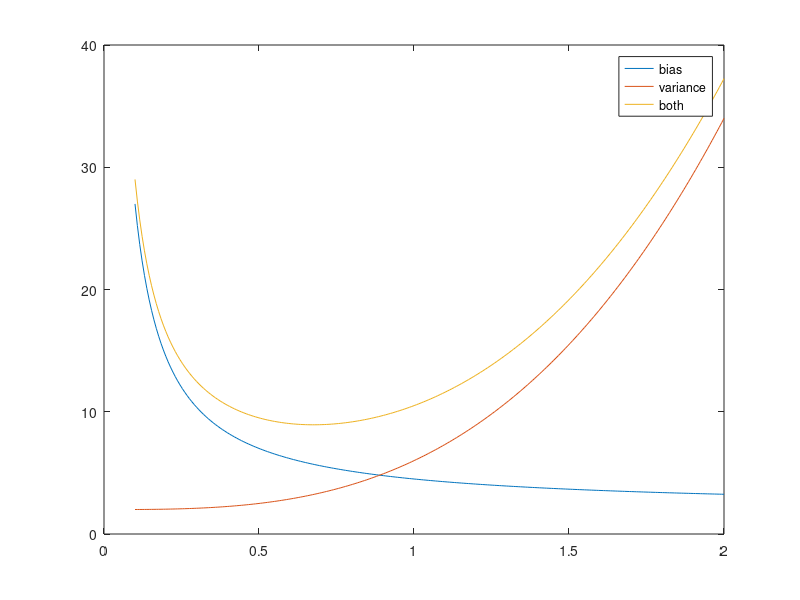

This figure's MATLAB source: (Note: this script raises an error after producing the figure.)
%%%%%%%%%%%%%%%%%%%%%%%%%%%%%%%%%%%%%%%%%%%%%%%%%%%%%%%%%%%%%%%%%%%%%%%%%%%
%%%%%%%%%%%%%%%%%%%%%%%%%%%%%%%%%%%%%%%%%%%%%%%%%%%%%%%%%%%%%%%%%%%%%%%%%%%
%% Generate data for the Bias-Variance Plot
x = linspace(0.1,2,250)';
y_bias = 5 ./ (2*x) + 2;
y_var = 4*x.^3 + 2;
y_both = y_bias + y_var;
[optim, o_idx] = min(y_both);
%%
%T = table(x, y_bias, y_var, y_bias+y_var, ones(size(x))*x(o_idx), 'VariableNames', {'x', 'bias', 'variance', 'both', 'optimum'});
%writetable(T, "bias-variance-decomposition.txt", 'Delimiter', ' ');
plot(x, y_bias); hold on;
plot(x, y_var);
plot(x, y_bias + y_var)
legend('bias', 'variance', 'both');
xline(x(o_idx));
%%%%%%%%%%%%%%%%%%%%%%%%%%%%%%%%%%%%%%%%%%%%%%%%%%%%%%%%%%%%%%%%%%%%%%%%%%%
%%%%%%%%%%%%%%%%%%%%%%%%%%%%%%%%%%%%%%%%%%%%%%%%%%%%%%%%%%%%%%%%%%%%%%%%%%%
%% Generate data for the spline-types plot
x = linspace(0,1,1000)';

knots_e = 0:0.1:1;
knots_q = [0, 0.1, 0.2, 0.38, 0.46, 0.52, 0.56, 0.83, 0.88, 0.9, 1];
knots = knots_e';
kidx = 1;
B0 = Bspline.basisfunction(x, knots, kidx, 0);
B1 = Bspline.basisfunction(x, knots, kidx+1, 1);
B2 = Bspline.basisfunction(x, knots, kidx+2, 2);
B3 = Bspline.basisfunction(x, knots, kidx+3, 3);

%%
%k_save = [knots; zeros(numel(B0)-length(knots), 1)];
%T = table(x, B0, B1, B2, B3, k_save, 'VariableNames', {'x', 'B0', 'B1', 'B2', 'B3', 'knots'});
%writetable(T, "spline-types-quantile.txt", 'Delimiter', ' ');
%%
figure();
plot(x, B0); hold on;
plot(x, B1); 
plot(x, B2);
plot(x, B3);
legend('B0', 'B1', 'B2', 'B3');
scatter(knots, zeros(size(knots)));
for k=1:numel(knots)
    xline(knots(k));
end
%%%%%%%%%%%%%%%%%%%%%%%%%%%%%%%%%%%%%%%%%%%%%%%%%%%%%%%%%%%%%%%%%%%%%%%%%%%
%%%%%%%%%%%%%%%%%%%%%%%%%%%%%%%%%%%%%%%%%%%%%%%%%%%%%%%%%%%%%%%%%%%%%%%%%%%
%% Generate data for B-spline basis plots
ndata = 1000;
xe = linspace(0., 1, ndata)';
xq = exp(3*xe);
xq = sort((xq - min(xq)) / (max(xq) - min(xq)));

[Be, ke] = Bspline.basismatrix(xe, 8, 3, "e");
[Bq, kq] = Bspline.basismatrix(xq, 8, 3, "q");
%%
k_save_e = [ke'; zeros(ndata-length(ke), 1)];
k_save_q = [kq'; zeros(ndata-length(kq), 1)];

%dlmwrite("b-spline-basis-equidistant.txt", full([x, Be, k_save_e]), 'delimiter', ' ');
%dlmwrite("b-spline-basis-quantile.txt", full([x, Bq, k_save_q]), 'delimiter', ' ');

%%
figure();
plot(xe, Be); hold on;
scatter(kq, zeros(size(kq)), 'o');

%%%%%%%%%%%%%%%%%%%%%%%%%%%%%%%%%%%%%%%%%%%%%%%%%%%%%%%%%%%%%%%%%%%%%%%%%%%
%%%%%%%%%%%%%%%%%%%%%%%%%%%%%%%%%%%%%%%%%%%%%%%%%%%%%%%%%%%%%%%%%%%%%%%%%%%
%% Univariate test function
rng(3);
%x = linspace(0,1,200)';
x = rand(200,1);
f =@(x) sin(2.8*pi*x) + 6*x + 3;
ytrue = f(x);
y = ytrue + randn(size(x))*0.1;

[xtrain, ytrain, xtest, ytest] = Utils.train_test_split(x, y, 0.25);

[c,B] = Bspline.fit(xtrain,ytrain,15,3,"e");

figure();
scatter(xtrain,ytrain); hold on;
scatter(xtest, ytest);
scatter(x, ytrue);
legend('Train Data', 'Test Data', 'True Data','Bspline');
%%
dlmwrite("f1_train_set.txt", full([xtrain, ytrain]), 'delimiter', ' ');
dlmwrite("f1_test_set.txt", full([xtest, ytest]), 'delimiter', ' ');
dlmwrite("f1_true.txt", full([x, ytrue]), 'delimiter', ' ');



%%%%%%%%%%%%%%%%%%%%%%%%%%%%%%%%%%%%%%%%%%%%%%%%%%%%%%%%%%%%%%%%%%%%%%%%%%%
%%%%%%%%%%%%%%%%%%%%%%%%%%%%%%%%%%%%%%%%%%%%%%%%%%%%%%%%%%%%%%%%%%%%%%%%%%%
%% test the derivatives
x = [linspace(0,3,20), linspace(3.001, 6, 80)];
x = linspace(0,6,1000);
x = x';
y = sin(x.^2) + randn(size(x))*0.01;
yt = sin(x.^2);
sorder = 5;
[B, k] = bspline_basis(x, 35, sorder, "q");
b = B \ yt;

dB = bspline_1st_derivative(x, k, b, sorder);
[dB2eilers, dXeilers] = bspline_2nd_derivative_eilers(x, k, b, sorder);
[dB2fahrm, dXfahrm] = bspline_2nd_derivative_fahrmeir(x, k, b, sorder);
dy = 2.*cos(x.^2).*x;
dy2 = -4.*sin(x.^2).*x.^2 + 2*cos(x.^2);

figure();
scatter(x, y); hold on;
plot(x, B * b, 'LineWidth', 2);
title("Data and Fit");
legend("Data", "B-spline");

figure(); 
plot(x, dB); hold on;
plot(x, dy);
title("First derivative");
legend("spline", "analyitic")

figure(); 
plot(x, dB2eilers, 'LineWidth', 2); hold on;
plot(x, dy2, 'LineWidth', 2);
plot(x, dB2fahrm, 'LineWidth', 2);
title("Second derivative");
legend("Eilers", "analytic","Fahrmeir");

%%
P = dXfahrm' * dXfahrm;
image(P, 'CDataMapping', 'scaled');

%% Test the TPS P-spline formulation in Fahrmeir, p.508
d1 = 5; d2 = 5;
I1 = eye(d1); I2 = eye(d2);
D1 = full(smoothness_matrix(d1, 2, 0));
D2 = full(smoothness_matrix(d2, 2, 0));

K1 = kron(I2, D1)' * kron(I2, D1);
K2 = kron(D2, I1)' * kron(D2, I1);

b = [1:1:25]';
b = b.^2;
br = reshape(b, 5,5);
% calculate penalty term in matrix notation
b' * (K1 + K2) * b
%%
bb = 0;
% calculate penalty term in sum notation
for i=1:d1
    for j=3:d2
        bb = bb + (br(i,j) - 2*br(i, j-1) + br(i, j-2))^2;
    end
end

for i=3:d1
    for j=1:d2
        bb = bb + (br(i,j) - 2*br(i-1, j) + br(i-2, j))^2;
    end
end
bb

%%
d1 = 10; d2 = 5;
I1 = eye(d1); I2 = eye(d2);
D12 = smoothness_matrix(d1, 2, 0); D22 = smoothness_matrix(d2, 2, 0);

K1 = kron(I2, D12)' * kron(I2, D12);
K2 = kron(D22, I1)' * kron(D22, I1);

b' * (K1 + K2) * b

%%
bb = 0;
br = reshape(b, d1, d2);
% calculate penalty term in sum notation
for i=1:d1
    for j=3:d2
        bb = bb + (br(i,j) - 2*br(i, j-1) + br(i, j-2))^2;
    end
end

for i=3:d1
    for j=1:d2
        bb = bb + (br(i,j) - 2*br(i-1, j) + br(i-2, j))^2;
    end
end
bb

%%
for i=1:11
surf(xg, yg,reshape(X(:,i)*b(i), nd, nd)); hold on; pause(1);
end



